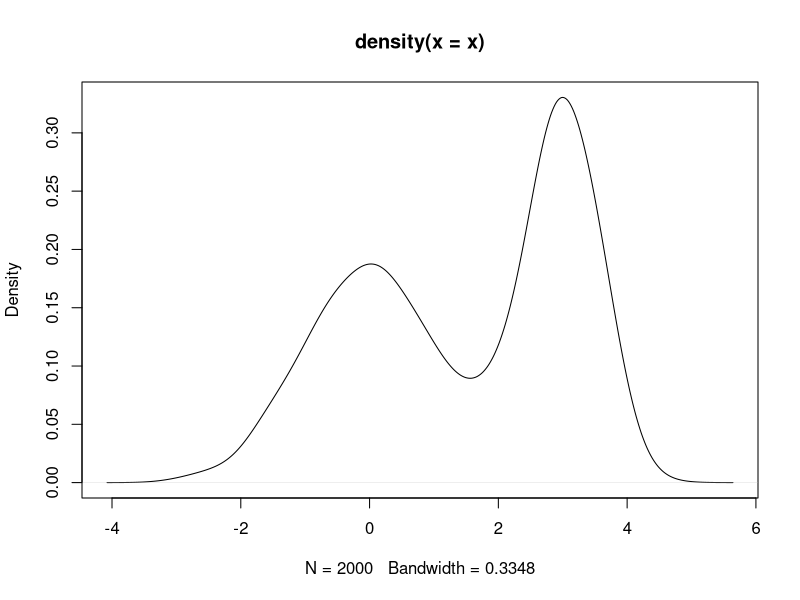
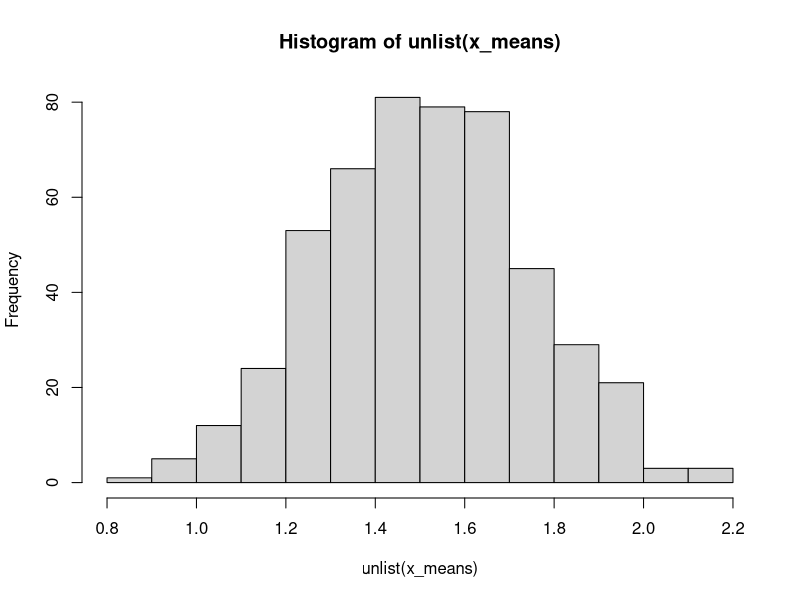
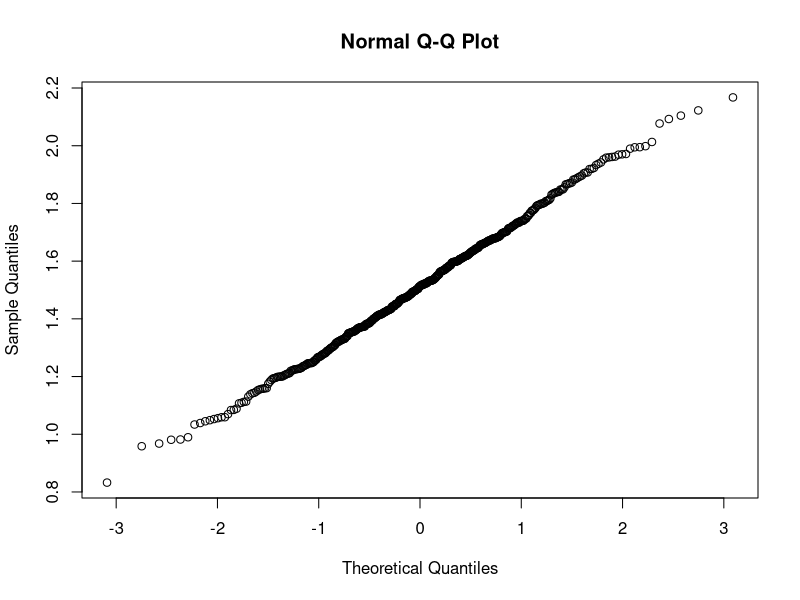

These charts were generated, in order, by the following R code:
##--------------------------------------------
##
## Class: PCE 350 Data Science Methods Class
##
##----CLT and Confidence Intervals----
##
##--------------------------------------------

x = c(rnorm(1000),rnorm(1000,mean=3,sd=0.5))
plot(density(x)) # Definitely not normal

# generate 100 samples
x_samples = lapply(1:500, function(i) sample(x, size=50, replace=TRUE))
x_means = lapply(x_samples, mean)
hist(unlist(x_means))
qqnorm(unlist(x_means)) # Yay normality!

pop_mean_estimate = mean(unlist(x_means))
pop_mean_estimate
pop_mean_sd = sd(unlist(x_means))
pop_mean_sd

actual_mean = mean(x)
actual_mean

# Create an alpha-level confidence interval
alpha = 0.95
half_width = qnorm((1+alpha)/2, mean=pop_mean_estimate, sd = pop_mean_sd) - pop_mean_estimate
half_width

ci_low = pop_mean_estimate - half_width
ci_high = pop_mean_estimate + half_width

print(paste('The actual mean is',round(actual_mean,3)))
print(paste('The',alpha,'level CI is (',round(ci_low,3),',',round(ci_high,3),').'))

